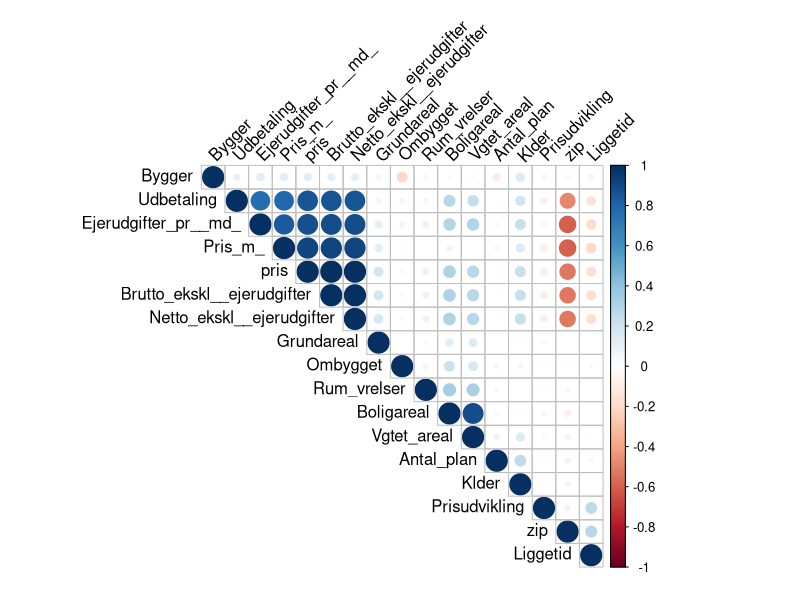
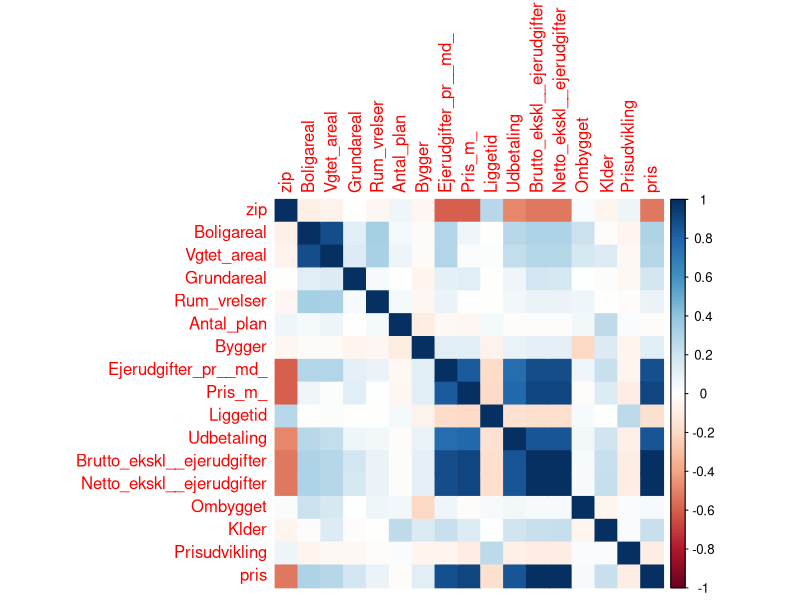
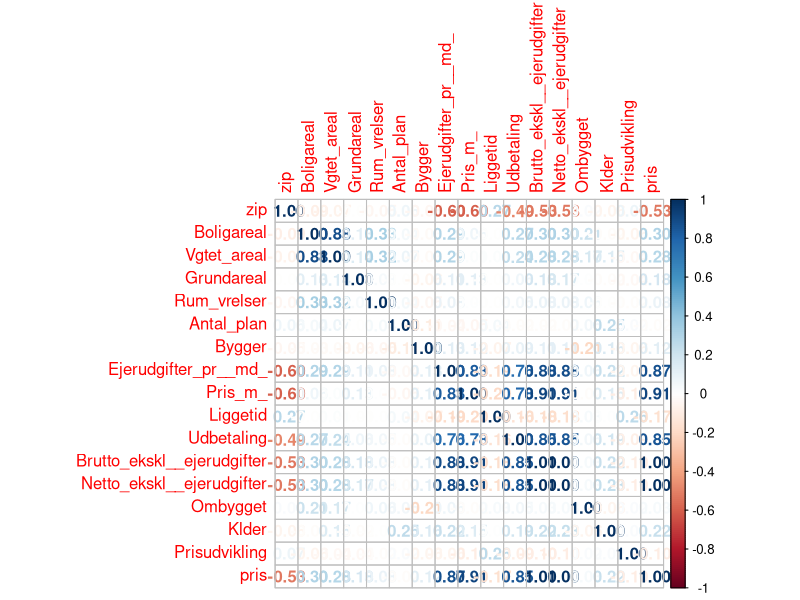
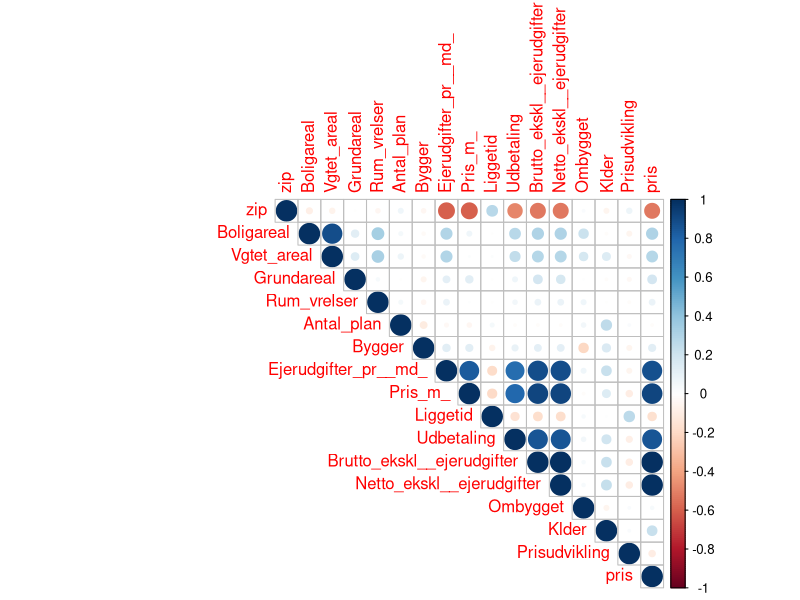

Recreate these plots in R, in order. (Note: this script raises an error after producing the figures.)
library("readxl")
library(dplyr)
library("ggpubr")
library(ggplot2)
library(reshape)
library(Hmisc)
library(corrplot)
library(RColorBrewer)
library(purrr)
library("tidyr")

df <- read.csv('EDC_renset_data.csv', sep=";", header = TRUE)

colSums(is.na(df))

df <- select(df,-Energimrke,-Tidligere_salgspris,-Boligydelse,
             -Forbrugsafh__forhold,-Teknisk_pris)

colSums(is.na(df))

df <- df %>% drop_na(Pris_m_, pris )
df$Udbetaling <- as.numeric(as.character(df$Udbetaling))

df <- mutate_all(df, function(x) as.double(as.numeric(x)))

colSums(is.na(df))
str(df)

df[ , c(1, 4)] <- list(NULL)

nas1 <- apply(df, 2, function(x) any(is.na(x)))
sapply(nas1, print)
nas <- df[rowSums(is.na(df)) > 0, ]
map(df, ~sum(is.na(.)))


colnames(df)
df["Klder"][is.na(df["Klder"])] <- 0

df[c("Prisudvikling","Udbetaling",
     "Ombygget", "Liggetid")][is.na(df[c("Prisudvikling", "Udbetaling",
                                         "Ombygget", "Liggetid")])] <- 0

subset(df,is.na(Antal_plan))

map(df, ~sum(is.na(.)))

df <- df %>% 
  drop_na(c("Brutto_ekskl__ejerudgifter", "Netto_ekskl__ejerudgifter",
            "Bygger", "Grundareal", "Antal_plan"))

df <- df[-1]
map(df, ~sum(is.na(.)))

#Correlation matrix
res <- cor(df)
res <- round(res, 2)

symnum(res, abbr.colnames = FALSE)

corrplot(res, type = "upper", order = "hclust", 
         tl.col = "black", tl.srt = 45)

corrplot(res, method="color")
corrplot(res, method="number")
corrplot(res, type="upper")

col <- colorRampPalette(c("#BB4444", "#EE9988", "#FFFFFF", "#77AADD", "#4477AA"))
corrplot(res, method="color", col=col(200),  
         type="upper", order="hclust", 
         addCoef.col = "black", # Add coefficient of correlation
         tl.col="black", tl.srt=45, #Text label color and rotation
         # Combine with significance
         p.mat = res2$P, sig.level = 0.01, insig = "blank", 
         # hide correlation coefficient on the principal diagonal
         diag=TRUE 
)
